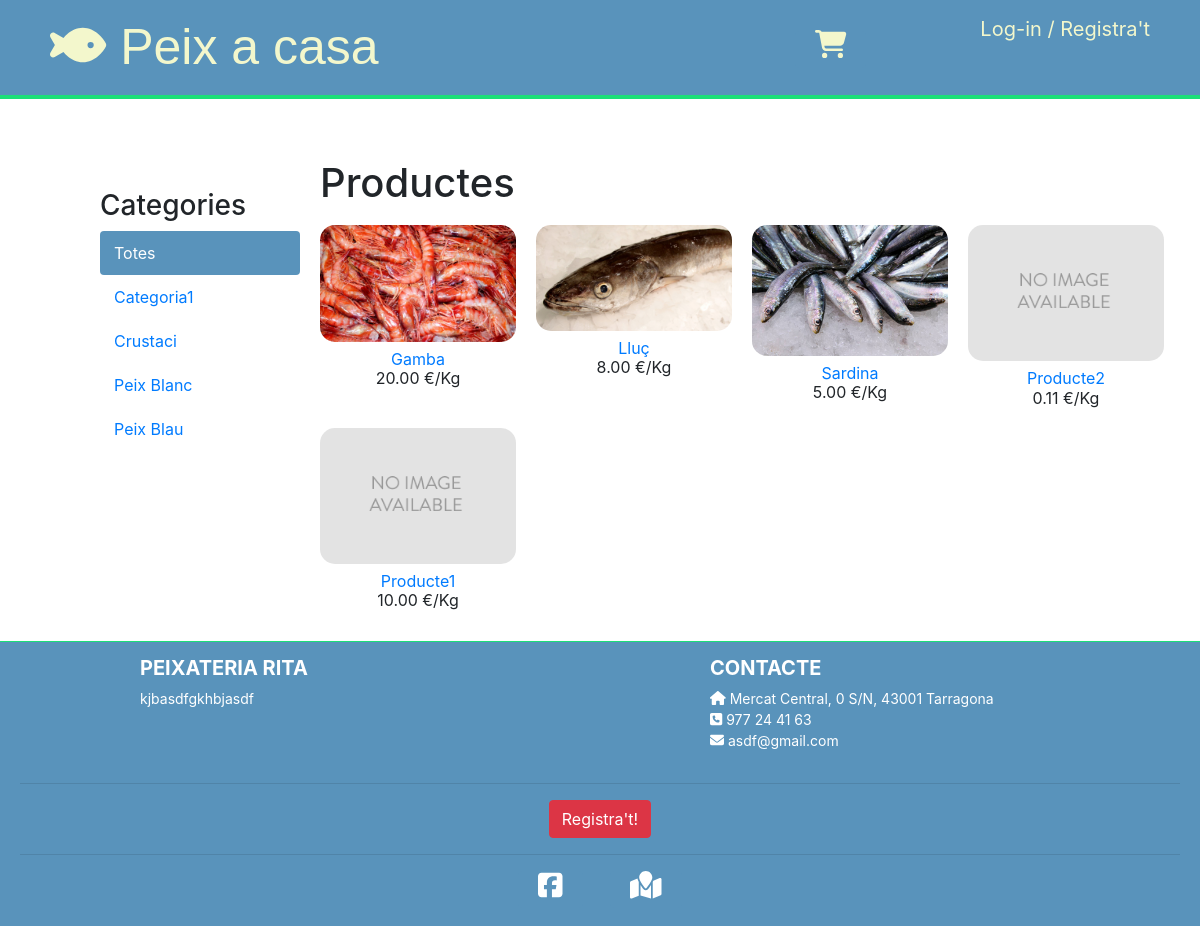
The page / on the database its author committed.
### shop/models.py (models this page shows, shortened)
class Category(models.Model):
    name = models.CharField(max_length=200, db_index=True)
    slug = models.SlugField(max_length=200, db_index=True, unique=True)
    class Meta:
        ordering = ('name',)
        verbose_name = 'category'
        verbose_name_plural = 'categories'
    def get_absolute_url(self):
        return reverse('shop:product_list_by_category', args=[self.slug])

class Product(models.Model):
    category = models.ForeignKey(Category, related_name='products')
    name = models.CharField(max_length=200, db_index=True)
    slug = models.SlugField(max_length=200, db_index=True)
    image = models.ImageField(upload_to='products/%Y/%m/%d', blank=True)
    description = models.TextField(blank=True)
    price = models.DecimalField(max_digits=10, decimal_places=2)
    stock = models.PositiveIntegerField()
    available = models.BooleanField(default=True)
    created = models.DateTimeField(auto_now_add=True)
    updated = models.DateTimeField(auto_now=True)
    class Meta:
        ordering = ('-created',)
        index_together = (('id', 'slug'),)
    def get_absolute_url(self):
        return reverse('shop:product_detail', args=[self.id, self.slug])

### shop/views.py (the view)
# urls.py: url(r'^$', views.product_list, name='product_list'),
def product_list(request, category_slug=None):
    category = None
    categories = Category.objects.all()
    products = Product.objects.filter(available=True)
    if category_slug:
        category = get_object_or_404(Category, slug=category_slug)
        products = products.filter(category=category)
    return render(request, 'shop/product/list.html', {'category': category, 'categories': categories, 'products': products})

### cart/context_processors.py (called while the page is built)
def cart(request):
    return {'cart': Cart(request) }

### shop/templates/shop/product/list.html (shortened to what this page needs)
{% extends "shop/shop.html" %}
{% load static %}
{% block content %}
    <div id="sidebar">
        <h3>Categories</h3>
        <ul>
            <li {% if not category %}class="selected"{% endif %}>
                <a href="{% url "shop:product_list" %}">Totes</a>
            </li>
        {% for c in categories %}
            <li {% if category.slug == c.slug %}class="selected"{% endif %}>
                <a href="{{ c.get_absolute_url }}">{{ c.name }}</a>
            </li>
        {% endfor %}
        </ul>
    </div>
    <div id="main" class="product-list">
        <h1>{% if category %}{{ category.name }}{% else %}Productes{% endif %}</h1>
        {% for product in products %}
            <div class="item">
                <a href="{{ product.get_absolute_url }}">
                    <img src="{% if product.image %}{{ product.image.url }}{% else %}{% static "img/no_image.png" %}{% endif %}">
                </a>
                <a href="{{ product.get_absolute_url }}">{{ product.name }}</a><br>
                {{ product.price }} €/Kg
            </div>
        {% endfor %}
    </div>
{% endblock %}

### shop/templates/shop/shop.html (shortened to what this page needs)
{% load static %}
<!DOCTYPE html>
<html>
<head>
    <link href="{% static "css/shop.css" %}" rel="stylesheet">
    <link href="{% static "css/bootstrap.min.css" %}" rel="stylesheet">
    <link href="{% static "css/all.css" %}" rel="stylesheet">
</head>
<body>
    <div id="header">
        <a href="/" class="logo"><i class="fas fa-fish"></i>  Peix a casa</a>
        <span class="user">
        {% if request.user.is_authenticated %}
            Hola {{ request.user.username }}, <a href="{% url "logout" %}">Logout</a>
        {% else %}
            <a href="{% url "login" %}">Log-in /</a><a href="{% url "register" %}"> Registra't</a>
        {% endif %}
        </span>
        <ul class="cart">
          {% if request.user.is_authenticated %}
            {% with total_items=cart|length %}
                {% if cart|length > 0 %}
                    <a href="{% url "cart:cart_detail" %}">
                        {{ total_items }} <i class="fas fa-shopping-cart fa-2x"></i> {{ cart.get_total_price }} €
                    </a>
                {% else %}
                    <a class="btn-floating mx-1 button" href="{% url "cart:cart_detail" %}"><i class="fas fa-shopping-cart fa-2x"></i></a>
                {% endif %}
            {% endwith %}
          {% else %}
            <a class="btn-floating mx-1 button" href="{% url "login" %}"><i class="fas fa-shopping-cart fa-2x"></i></a>
          {% endif %}
        </ul>
    </div>
    <div id="content">
        {% block content %}
        {% endblock %}
    </div>
  <footer class="page-footer">
    <div class="container text-center text-md-left">
      <div class="row">
        <div class="col-md-4 mx-auto">
          <h5 class="font-weight-bold mt-1 mb-2">PEIXATERIA RITA</h5>
          <p>kjbasdfgkhbjasdf</p>
        </div>
        <div class="col-md-4 mx-auto">
          <h5 class="font-weight-bold mt-1 mb-2">CONTACTE</h5>
          <ul class="list-unstyled">
            <li>
              <i class="fas fa-home"></i> Mercat Central, 0 S/N, 43001 Tarragona
            </li>
            <li>
              <i class="fas fa-phone-square"></i> 977 24 41 63
            </li>
            <li>
              <i class="fas fa-envelope"></i> asdf@gmail.com
            </li>
          </ul>
        </div>
      </div>
    </div>
    <hr>
    <ul class="list-unstyled list-inline text-center">
      <li class="list-inline-item">
        {% if request.user.is_authenticated %}
          <a href="/account/logout" class="btn btn-danger btn-rounded">Logout!</a>
        {% else %}
          <a href="/account/register" class="btn btn-danger btn-rounded">Registra't!</a>
        {% endif %}
      </li>
    </ul>
    <hr>
    <ul class="list-unstyled list-inline text-center">
      <li class="list-inline-item">
        <a class="btn-floating mx-2 button" href="https://www.facebook.com/peixateriarita/">
          <i class="fab fa-facebook-square fa-2x" ></i>
        </a>
      </li>
      <li class="list-inline-item">
        <a class="btn-floating mx-2 button" href="https://goo.gl/maps/AXuEKU428pA2">
          <i class="fas fa-map-marked fa-2x"></i>
        </a>
      </li>
    </ul>
  </footer>
</body>
</html>

### shop/static/css/shop.css (style rules this page uses)
body { margin:0; padding:0; font-family:helvetica, sans-serif; }
h1, h2, h3, h4, h5 , h6 { font-family: 'Ubuntu', sans-serif; font-weight:normal; }
a { text-decoration:none; color:#5993bb; }
a.button, input[type="submit"] { color:#fff; background:#5993bb; border-radius:4px; padding:10px 20px; font-size:14px; border:0; }
.page-footer { padding:10px 20px; font-size:14px; background:#5993bb; color:#fff; border-top:1px solid #1cdf78; position: relative; bottom: 0; left: 0; right: 0; }
#header { padding:10px 50px; font-size:20px; background:#5993bb; color:#fff; border-bottom:4px solid #1cdf78; overflow:auto; margin-bottom: 3em }
#header .logo { font-family: 'Muli', sans-serif; float:left; color:#f3f7cc; font-size:50px; margin-right:10%; }
#header a { color:#f3f7cc; }
#header .user { float:right; padding-top:4px; }
#header ul.cart { float:right; padding-top:20px; padding-right: 110px }
#content { padding:0 100px; padding-right: 200px; padding-bottom: 20px; overflow:hidden; }
#sidebar { width:220px; padding:30px 20px 0 0; float:left; }
#sidebar ul { margin:0; padding:0; }
#sidebar ul li { margin:0; list-style:none; padding:10px 14px; }
#sidebar ul li a { display:block; }
#sidebar ul li.selected { background:#5993bb; border-radius:4px; }
#sidebar ul li.selected a { color:#fff; }
#main { float:left; width: 96%; margin-right:-220px; overflow:hidden; }
.product-list .item { overflow-x: auto; width:25%; padding:10px 20px 10px 0; float:left; text-align:center; line-height:1.2; }
.product-list .item img { width:100%; margin-bottom:8px; max-width: 400px; border-radius: 15px; }

### shop/static/css/all.css (style rules this page uses)
.fa-2x { font-size: 2em; }
.fa-envelope:before { content: "\f0e0"; }
.fa-fish:before { content: "\f578"; }

### rows shown on the page
Category: name "Categoria1"
Category: name "Crustaci"
Category: name "Peix Blanc"
Category: name "Peix Blau"
Product: image (picture), name "Gamba", price "20.00"
Product: image (picture), name "Lluç", price "8.00"
Product: image (picture), name "Sardina", price "5.00"
Product: name "Producte2", price "0.11"
Product: name "Producte1", price "10.00"
